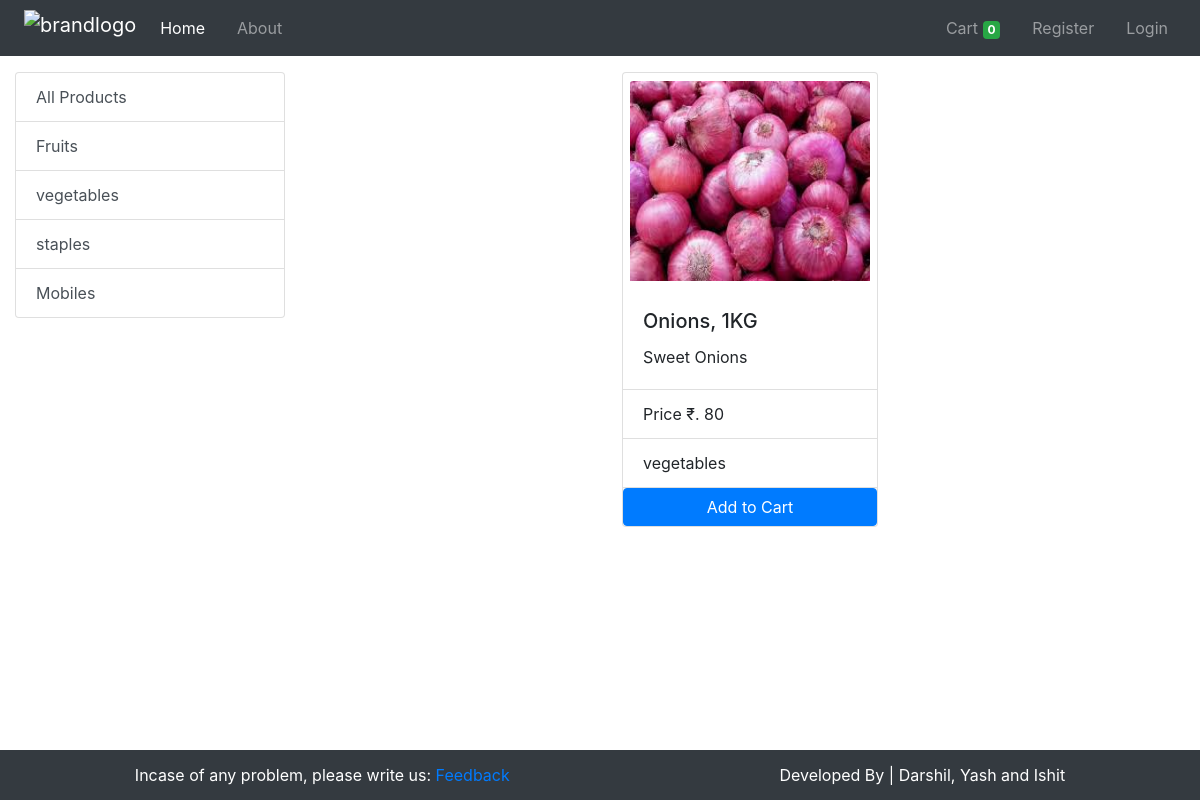
The app's page /?category=2 with its own data.
### store/models/category.py (models this page shows)
class Category(models.Model):
    name = models.CharField(max_length=25)
    @staticmethod
    def get_all_categories():
        return Category.objects.all()
    def __str__(self):
        return self.name

### store/models/product.py (models this page shows, shortened)
class Product(models.Model):
    name = models.CharField(max_length=50)
    price = models.IntegerField(default=0)
    category = models.ForeignKey(Category, on_delete=models.CASCADE, default=1)
    description = models.CharField(max_length=200, default='')
    image = models.ImageField(upload_to='products')
    @staticmethod
    def get_products_by_id(cid):
        if cid:
            return Product.objects.filter(category=cid)
        else:
            return Product.get_all_products()

### store/views.py (the view, shortened to what this page needs)
# urls.py: 2. Add a URL to urlpatterns:  path('', views.home, name='home')
def home(request):
    if request.method == 'GET':
        cart = request.session.get('cart')
        if not cart:
            request.session['cart'] = {}
        products = None
        categories = Category.get_all_categories()
        cid = request.GET.get('category')
        if cid:
            products = Product.get_products_by_id(cid)
        else:
            products = Product.get_all_products()
        data = {
            'products': products,
            'categories': categories,
        }
        return render(request, 'store/home.html', data)

### store/templatetags/cart.py (called while the page is built)
@register.filter(name='is_in_cart')
def is_in_cart(product, cart):
    keys = cart.keys()
    for id in keys:
        if int(id) == product.id:
            return True
    return False

@register.filter(name='currency_converter')
def currency_converter(cost):
    return "₹. "+str(cost)

### store/templates/store/home.html (shortened to what this page needs)
{% extends "store/base.html" %}
{% block content %}
{% load cart %}
<div class="container-fluid mb-5">
    <div class="row">
        <div class="col-md-3 mx-auto mt-3">
            <div class="list-group">
                <a class="list-group-item list-group-item-action" href="/">All Products</a>
                {% for c in categories %}
                <a class="list-group-item list-group-item-action" href="?category={{ c.id }}">{{ c.name }}</a>
                {% endfor %}
            </div>
        </div>
        <div id="products" class="col-md-9 mx-auto mt-3">
            <div class="row mx-auto">
                {% for p in products %}
                    <div id="{{ p.id }}" class="card mx-auto mb-3">
                        <img class="card-img-top" src="{{p.image.url}}" alt="img">
                        <div class="card-body">
                            <h5 class="card-title">{{ p.name }}</h5>
                            <p class="card-text">{{ p.description }}</p>
                        </div>
                        <ul class="list-group list-group-flush">
                            <li class="list-group-item">Price {{ p.price|currency_converter }}</li>
                            <li class="list-group-item">{{ p.category }}</li>
                        </ul>
                        <div class="card-footer p-0">
                            {% if p|is_in_cart:request.session.cart %}
                            <div class="row mx-0">
                                <form action="/#{{ p.id }}" method="POST" class="col-2 p-0">
                                    {% csrf_token %}
                                    <input hidden type="text" name="product" value="{{ p.id }}"/>
                                    <input hidden type="text" name="remove" value="True"/>
                                    <input value=" - " type="submit" class="btn btn-primary"/>
                                </form>
                                <div class="text-center col-8 my-auto">{{ p|product_quantity:request.session.cart }} in cart</div>
                                <form action="/#{{ p.id }}" method="POST" class="col-2 p-0">
                                    {% csrf_token %}
                                    <input hidden type="text" name="product" value="{{ p.id }}"/>
                                    <input value=" + " type="submit" class="btn btn-primary"/>
                                </form>
                            </div>
                            {% else %}
                            <form action="/#{{ p.id }}" method="POST">
                                <input type="submit" class="btn btn-primary col" value="Add to Cart"/>
                            </form>
                            {% endif %}
                        </div>
                    </div>
                {% endfor %}
            </div>
        </div>
    </div>
</div>
{% endblock content %}

### store/templates/store/base.html (style rules this page uses)
body { -webkit-user-select: none; -moz-user-select: none; -ms-user-select: none; user-select: none; }
.card { width: 16rem; }
.card > img { width: 15rem; height: 200px; margin: 0.5rem auto; }

### records on screen
Category: name "Fruits"
Category: name "vegetables"
Category: name "staples"
Category: name "Mobiles"
Product: image (picture), name "Onions, 1KG", description "Sweet Onions", price "₹. 80", category "vegetables"

### other values on screen
{{ request.session.cart.keys|length }} "0"
